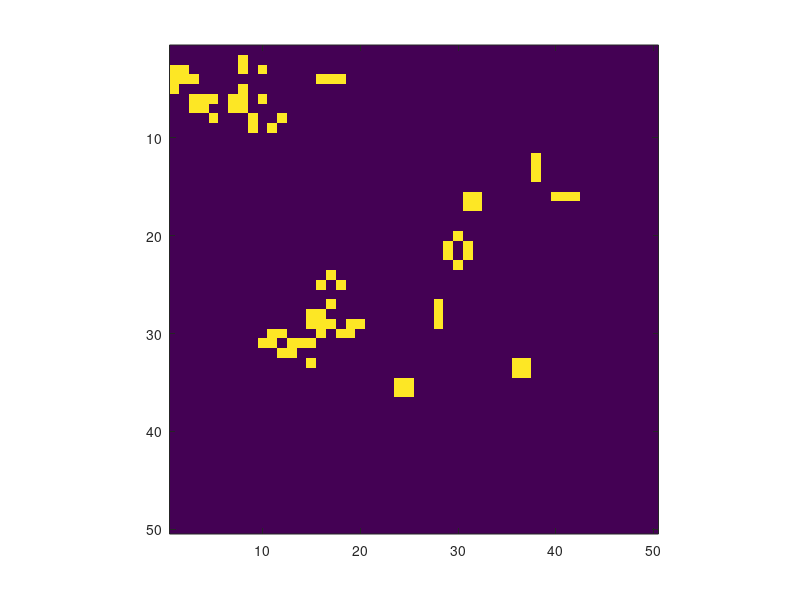

Here is the MATLAB script that generated this plot:
clear;
clc;

% generate empty space A for population
A = sparse(50,50);

% injecting population into A
A(11:40,11:40) = (rand(30,30)<0.3);

% loop over 100 generations
for t = 1:100
spy(A)
imagesc(A)
axis square
drawnow

% size of row matrix
n = 50;

% shift the current population to the:
% p => right, down
% q => left, up
p = [1 1:n-1];
q = [2:n n];

% Count how many of the eight neighbors are alive.
B = ...
A(q,q) + A(:,q) + A(p,q)+...   % adding upper neighbour
A(q,:) + A(p,:) +...           % adding side neighbour
A(q,p) + A(:,p) + A(p,p);      % adding lower neighbour


% A live cell with two live neighbors, or any cell with
% three live neigbhors, is alive at the next step.
A = (A & (B == 2)) | (B == 3);
end
close